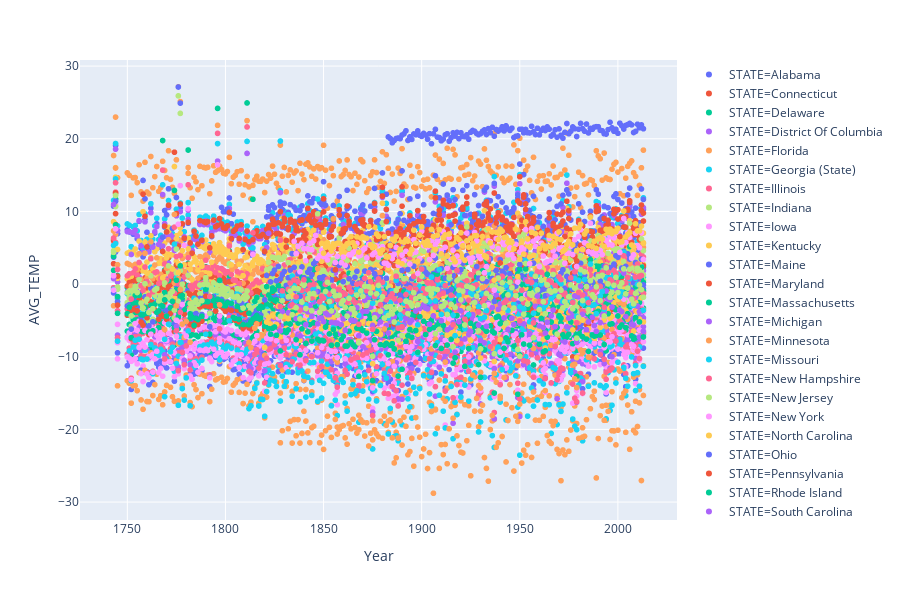

Write notebook code for a chart like this one.
### Code cell
query1 = """SELECT strftime('%Y',DATE)Year, AVG_TEMP, STATE
            FROM STATE
            WHERE AVG_TEMP != '' and COUNTRY== 'United States'
            GROUP BY Year,STATE"""
import plotly.express as px
df_United_states=pd.read_sql(query1, con = conn)
tips = px.data.tips()
fig = px.scatter(df_United_states, x="Year", y="AVG_TEMP", color="STATE",trendline="OLS")
fig.show()

### Figure 1 — Plotly figure (JSON) as saved in the notebook; plotly's stock layout.template omitted (floating-point values rounded to 4 significant figures; data arrays with more than 128 entries replaced by an {"elided": "..."} marker saying what was removed)
{"data": [{"hoverlabel": {"namelength": 0}, "hovertemplate": "STATE=Alabama<br>Year=%{x}<br>AVG_TEMP=%{y}", "legendgroup": "STATE=Alabama", "marker": {"color": "#636efa", "symbol": "circle"}, "mode": "markers", "name": "STATE=Alabama", "showlegend": true, "type": "scattergl", "x": {"elided": "266 str values"}, "xaxis": "x", "y": {"elided": "266 float values"}, "yaxis": "y"}, {"hoverlabel": {"namelength": 0}, "hovertemplate": "STATE=Alabama", "legendgroup": "STATE=Alabama", "marker": {"color": "#636efa", "symbol": "circle"}, "mode": "lines", "name": "STATE=Alabama", "showlegend": false, "type": "scattergl", "xaxis": "x", "yaxis": "y"}, {"hoverlabel": {"namelength": 0}, "hovertemplate": "STATE=Connecticut<br>Year=%{x}<br>AVG_TEMP=%{y}", "legendgroup": "STATE=Connecticut", "marker": {"color": "#EF553B", "symbol": "circle"}, "mode": "markers", "name": "STATE=Connecticut", "showlegend": true, "type": "scattergl", "x": {"elided": "266 str values"}, "xaxis": "x", "y": {"elided": "266 float values"}, "yaxis": "y"}, {"hoverlabel": {"namelength": 0}, "hovertemplate": "STATE=Connecticut", "legendgroup": "STATE=Connecticut", "marker": {"color": "#EF553B", "symbol": "circle"}, "mode": "lines", "name": "STATE=Connecticut", "showlegend": false, "type": "scattergl", "xaxis": "x", "yaxis": "y"}, {"hoverlabel": {"namelength": 0}, "hovertemplate": "STATE=Delaware<br>Year=%{x}<br>AVG_TEMP=%{y}", "legendgroup": "STATE=Delaware", "marker": {"color": "#00cc96", "symbol": "circle"}, "mode": "markers", "name": "STATE=Delaware", "showlegend": true, "type": "scattergl", "x": {"elided": "266 str values"}, "xaxis": "x", "y": {"elided": "266 float values"}, "yaxis": "y"}, {"hoverlabel": {"namelength": 0}, "hovertemplate": "STATE=Delaware", "legendgroup": "STATE=Delaware", "marker": {"color": "#00cc96", "symbol": "circle"}, "mode": "lines", "name": "STATE=Delaware", "showlegend": false, "type": "scattergl", "xaxis": "x", "yaxis": "y"}, {"hoverlabel": {"namelength": 0}, "hovertemplate": "STATE=District Of Columbia<br>Year=%{x}<br>AVG_TEMP=%{y}", "legendgroup": "STATE=District Of Columbia", "marker": {"color": "#ab63fa", "symbol": "circle"}, "mode": "markers", "name": "STATE=District Of Columbia", "showlegend": true, "type": "scattergl", "x": {"elided": "266 str values"}, "xaxis": "x", "y": {"elided": "266 float values"}, "yaxis": "y"}, {"hoverlabel": {"namelength": 0}, "hovertemplate": "STATE=District Of Columbia", "legendgroup": "STATE=District Of Columbia", "marker": {"color": "#ab63fa", "symbol": "circle"}, "mode": "lines", "name": "STATE=District Of Columbia", "showlegend": false, "type": "scattergl", "xaxis": "x", "yaxis": "y"}, {"hoverlabel": {"namelength": 0}, "hovertemplate": "STATE=Florida<br>Year=%{x}<br>AVG_TEMP=%{y}", "legendgroup": "STATE=Florida", "marker": {"color": "#FFA15A", "symbol": "circle"}, "mode": "markers", "name": "STATE=Florida", "showlegend": true, "type": "scattergl", "x": {"elided": "264 str values"}, "xaxis": "x", "y": {"elided": "264 float values"}, "yaxis": "y"}, {"hoverlabel": {"namelength": 0}, "hovertemplate": "STATE=Florida", "legendgroup": "STATE=Florida", "marker": {"color": "#FFA15A", "symbol": "circle"}, "mode": "lines", "name": "STATE=Florida", "showlegend": false, "type": "scattergl", "xaxis": "x", "yaxis": "y"}, {"hoverlabel": {"namelength": 0}, "hovertemplate": "STATE=Georgia (State)<br>Year=%{x}<br>AVG_TEMP=%{y}", "legendgroup": "STATE=Georgia (State)", "marker": {"color": "#19d3f3", "symbol": "circle"}, "mode": "markers", "name": "STATE=Georgia (State)", "showlegend": true, "type": "scattergl", "x": {"elided": "266 str values"}, "xaxis": "x", "y": {"elided": "266 float values"}, "yaxis": "y"}, {"hoverlabel": {"namelength": 0}, "hovertemplate": "STATE=Georgia (State)", "legendgroup": "STATE=Georgia (State)", "marker": {"color": "#19d3f3", "symbol": "circle"}, "mode": "lines", "name": "STATE=Georgia (State)", "showlegend": false, "type": "scattergl", "xaxis": "x", "yaxis": "y"}, {"hoverlabel": {"namelength": 0}, "hovertemplate": "STATE=Illinois<br>Year=%{x}<br>AVG_TEMP=%{y}", "legendgroup": "STATE=Illinois", "marker": {"color": "#FF6692", "symbol": "circle"}, "mode": "markers", "name": "STATE=Illinois", "showlegend": true, "type": "scattergl", "x": {"elided": "267 str values"}, "xaxis": "x", "y": {"elided": "267 float values"}, "yaxis": "y"}, {"hoverlabel": {"namelength": 0}, "hovertemplate": "STATE=Illinois", "legendgroup": "STATE=Illinois", "marker": {"color": "#FF6692", "symbol": "circle"}, "mode": "lines", "name": "STATE=Illinois", "showlegend": false, "type": "scattergl", "xaxis": "x", "yaxis": "y"}, {"hoverlabel": {"namelength": 0}, "hovertemplate": "STATE=Indiana<br>Year=%{x}<br>AVG_TEMP=%{y}", "legendgroup": "STATE=Indiana", "marker": {"color": "#B6E880", "symbol": "circle"}, "mode": "markers", "name": "STATE=Indiana", "showlegend": true, "type": "scattergl", "x": {"elided": "266 str values"}, "xaxis": "x", "y": {"elided": "266 float values"}, "yaxis": "y"}, {"hoverlabel": {"namelength": 0}, "hovertemplate": "STATE=Indiana", "legendgroup": "STATE=Indiana", "marker": {"color": "#B6E880", "symbol": "circle"}, "mode": "lines", "name": "STATE=Indiana", "showlegend": false, "type": "scattergl", "xaxis": "x", "yaxis": "y"}, {"hoverlabel": {"namelength": 0}, "hovertemplate": "STATE=Iowa<br>Year=%{x}<br>AVG_TEMP=%{y}", "legendgroup": "STATE=Iowa", "marker": {"color": "#FF97FF", "symbol": "circle"}, "mode": "markers", "name": "STATE=Iowa", "showlegend": true, "type": "scattergl", "x": {"elided": "267 str values"}, "xaxis": "x", "y": {"elided": "267 float values"}, "yaxis": "y"}, {"hoverlabel": {"namelength": 0}, "hovertemplate": "STATE=Iowa", "legendgroup": "STATE=Iowa", "marker": {"color": "#FF97FF", "symbol": "circle"}, "mode": "lines", "name": "STATE=Iowa", "showlegend": false, "type": "scattergl", "xaxis": "x", "yaxis": "y"}, {"hoverlabel": {"namelength": 0}, "hovertemplate": "STATE=Kentucky<br>Year=%{x}<br>AVG_TEMP=%{y}", "legendgroup": "STATE=Kentucky", "marker": {"color": "#FECB52", "symbol": "circle"}, "mode": "markers", "name": "STATE=Kentucky", "showlegend": true, "type": "scattergl", "x": {"elided": "266 str values"}, "xaxis": "x", "y": {"elided": "266 float values"}, "yaxis": "y"}, {"hoverlabel": {"namelength": 0}, "hovertemplate": "STATE=Kentucky", "legendgroup": "STATE=Kentucky", "marker": {"color": "#FECB52", "symbol": "circle"}, "mode": "lines", "name": "STATE=Kentucky", "showlegend": false, "type": "scattergl", "xaxis": "x", "yaxis": "y"}, {"hoverlabel": {"namelength": 0}, "hovertemplate": "STATE=Maine<br>Year=%{x}<br>AVG_TEMP=%{y}", "legendgroup": "STATE=Maine", "marker": {"color": "#636efa", "symbol": "circle"}, "mode": "markers", "name": "STATE=Maine", "showlegend": true, "type": "scattergl", "x": {"elided": "266 str values"}, "xaxis": "x", "y": {"elided": "266 float values"}, "yaxis": "y"}, {"hoverlabel": {"namelength": 0}, "hovertemplate": "STATE=Maine", "legendgroup": "STATE=Maine", "marker": {"color": "#636efa", "symbol": "circle"}, "mode": "lines", "name": "STATE=Maine", "showlegend": false, "type": "scattergl", "xaxis": "x", "yaxis": "y"}, {"hoverlabel": {"namelength": 0}, "hovertemplate": "STATE=Maryland<br>Year=%{x}<br>AVG_TEMP=%{y}", "legendgroup": "STATE=Maryland", "marker": {"color": "#EF553B", "symbol": "circle"}, "mode": "markers", "name": "STATE=Maryland", "showlegend": true, "type": "scattergl", "x": {"elided": "266 str values"}, "xaxis": "x", "y": {"elided": "266 float values"}, "yaxis": "y"}, {"hoverlabel": {"namelength": 0}, "hovertemplate": "STATE=Maryland", "legendgroup": "STATE=Maryland", "marker": {"color": "#EF553B", "symbol": "circle"}, "mode": "lines", "name": "STATE=Maryland", "showlegend": false, "type": "scattergl", "xaxis": "x", "yaxis": "y"}, {"hoverlabel": {"namelength": 0}, "hovertemplate": "STATE=Massachusetts<br>Year=%{x}<br>AVG_TEMP=%{y}", "legendgroup": "STATE=Massachusetts", "marker": {"color": "#00cc96", "symbol": "circle"}, "mode": "markers", "name": "STATE=Massachusetts", "showlegend": true, "type": "scattergl", "x": {"elided": "266 str values"}, "xaxis": "x", "y": {"elided": "266 float values"}, "yaxis": "y"}, {"hoverlabel": {"namelength": 0}, "hovertemplate": "STATE=Massachusetts", "legendgroup": "STATE=Massachusetts", "marker": {"color": "#00cc96", "symbol": "circle"}, "mode": "lines", "name": "STATE=Massachusetts", "showlegend": false, "type": "scattergl", "xaxis": "x", "yaxis": "y"}, {"hoverlabel": {"namelength": 0}, "hovertemplate": "STATE=Michigan<br>Year=%{x}<br>AVG_TEMP=%{y}", "legendgroup": "STATE=Michigan", "marker": {"color": "#ab63fa", "symbol": "circle"}, "mode": "markers", "name": "STATE=Michigan", "showlegend": true, "type": "scattergl", "x": {"elided": "267 str values"}, "xaxis": "x", "y": {"elided": "267 float values"}, "yaxis": "y"}, {"hoverlabel": {"namelength": 0}, "hovertemplate": "STATE=Michigan", "legendgroup": "STATE=Michigan", "marker": {"color": "#ab63fa", "symbol": "circle"}, "mode": "lines", "name": "STATE=Michigan", "showlegend": false, "type": "scattergl", "xaxis": "x", "yaxis": "y"}, {"hoverlabel": {"namelength": 0}, "hovertemplate": "STATE=Minnesota<br>Year=%{x}<br>AVG_TEMP=%{y}", "legendgroup": "STATE=Minnesota", "marker": {"color": "#FFA15A", "symbol": "circle"}, "mode": "markers", "name": "STATE=Minnesota", "showlegend": true, "type": "scattergl", "x": {"elided": "267 str values"}, "xaxis": "x", "y": {"elided": "267 float values"}, "yaxis": "y"}, {"hoverlabel": {"namelength": 0}, "hovertemplate": "STATE=Minnesota", "legendgroup": "STATE=Minnesota", "marker": {"color": "#FFA15A", "symbol": "circle"}, "mode": "lines", "name": "STATE=Minnesota", "showlegend": false, "type": "scattergl", "xaxis": "x", "yaxis": "y"}, {"hoverlabel": {"namelength": 0}, "hovertemplate": "STATE=Missouri<br>Year=%{x}<br>AVG_TEMP=%{y}", "legendgroup": "STATE=Missouri", "marker": {"color": "#19d3f3", "symbol": "circle"}, "mode": "markers", "name": "STATE=Missouri", "showlegend": true, "type": "scattergl", "x": {"elided": "266 str values"}, "xaxis": "x", "y": {"elided": "266 float values"}, "yaxis": "y"}, {"hoverlabel": {"namelength": 0}, "hovertemplate": "STATE=Missouri", "legendgroup": "STATE=Missouri", "marker": {"color": "#19d3f3", "symbol": "circle"}, "mode": "lines", "name": "STATE=Missouri", "showlegend": false, "type": "scattergl", "xaxis": "x", "yaxis": "y"}, {"hoverlabel": {"namelength": 0}, "hovertemplate": "STATE=New Hampshire<br>Year=%{x}<br>AVG_TEMP=%{y}", "legendgroup": "STATE=New Hampshire", "marker": {"color": "#FF6692", "symbol": "circle"}, "mode": "markers", "name": "STATE=New Hampshire", "showlegend": true, "type": "scattergl", "x": {"elided": "266 str values"}, "xaxis": "x", "y": {"elided": "266 float values"}, "yaxis": "y"}, {"hoverlabel": {"namelength": 0}, "hovertemplate": "STATE=New Hampshire", "legendgroup": "STATE=New Hampshire", "marker": {"color": "#FF6692", "symbol": "circle"}, "mode": "lines", "name": "STATE=New Hampshire", "showlegend": false, "type": "scattergl", "xaxis": "x", "yaxis": "y"}, {"hoverlabel": {"namelength": 0}, "hovertemplate": "STATE=New Jersey<br>Year=%{x}<br>AVG_TEMP=%{y}", "legendgroup": "STATE=New Jersey", "marker": {"color": "#B6E880", "symbol": "circle"}, "mode": "markers", "name": "STATE=New Jersey", "showlegend": true, "type": "scattergl", "x": {"elided": "266 str values"}, "xaxis": "x", "y": {"elided": "266 float values"}, "yaxis": "y"}, {"hoverlabel": {"namelength": 0}, "hovertemplate": "STATE=New Jersey", "legendgroup": "STATE=New Jersey", "marker": {"color": "#B6E880", "symbol": "circle"}, "mode": "lines", "name": "STATE=New Jersey", "showlegend": false, "type": "scattergl", "xaxis": "x", "yaxis": "y"}, {"hoverlabel": {"namelength": 0}, "hovertemplate": "STATE=New York<br>Year=%{x}<br>AVG_TEMP=%{y}", "legendgroup": "STATE=New York", "marker": {"color": "#FF97FF", "symbol": "circle"}, "mode": "markers", "name": "STATE=New York", "showlegend": true, "type": "scattergl", "x": {"elided": "266 str values"}, "xaxis": "x", "y": {"elided": "266 float values"}, "yaxis": "y"}, {"hoverlabel": {"namelength": 0}, "hovertemplate": "STATE=New York", "legendgroup": "STATE=New York", "marker": {"color": "#FF97FF", "symbol": "circle"}, "mode": "lines", "name": "STATE=New York", "showlegend": false, "type": "scattergl", "xaxis": "x", "yaxis": "y"}, {"hoverlabel": {"namelength": 0}, "hovertemplate": "STATE=North Carolina<br>Year=%{x}<br>AVG_TEMP=%{y}", "legendgroup": "STATE=North Carolina", "marker": {"color": "#FECB52", "symbol": "circle"}, "mode": "markers", "name": "STATE=North Carolina", "showlegend": true, "type": "scattergl", "x": {"elided": "266 str values"}, "xaxis": "x", "y": {"elided": "266 float values"}, "yaxis": "y"}, {"hoverlabel": {"namelength": 0}, "hovertemplate": "STATE=North Carolina", "legendgroup": "STATE=North Carolina", "marker": {"color": "#FECB52", "symbol": "circle"}, "mode": "lines", "name": "STATE=North Carolina", "showlegend": false, "type": "scattergl", "xaxis": "x", "yaxis": "y"}, {"hoverlabel": {"namelength": 0}, "hovertemplate": "STATE=Ohio<br>Year=%{x}<br>AVG_TEMP=%{y}", "legendgroup": "STATE=Ohio", "marker": {"color": "#636efa", "symbol": "circle"}, "mode": "markers", "name": "STATE=Ohio", "showlegend": true, "type": "scattergl", "x": {"elided": "266 str values"}, "xaxis": "x", "y": {"elided": "266 float values"}, "yaxis": "y"}, {"hoverlabel": {"namelength": 0}, "hovertemplate": "STATE=Ohio", "legendgroup": "STATE=Ohio", "marker": {"color": "#636efa", "symbol": "circle"}, "mode": "lines", "name": "STATE=Ohio", "showlegend": false, "type": "scattergl", "xaxis": "x", "yaxis": "y"}, {"hoverlabel": {"namelength": 0}, "hovertemplate": "STATE=Pennsylvania<br>Year=%{x}<br>AVG_TEMP=%{y}", "legendgroup": "STATE=Pennsylvania", "marker": {"color": "#EF553B", "symbol": "circle"}, "mode": "markers", "name": "STATE=Pennsylvania", "showlegend": true, "type": "scattergl", "x": {"elided": "266 str values"}, "xaxis": "x", "y": {"elided": "266 float values"}, "yaxis": "y"}, {"hoverlabel": {"namelength": 0}, "hovertemplate": "STATE=Pennsylvania", "legendgroup": "STATE=Pennsylvania", "marker": {"color": "#EF553B", "symbol": "circle"}, "mode": "lines", "name": "STATE=Pennsylvania", "showlegend": false, "type": "scattergl", "xaxis": "x", "yaxis": "y"}, {"hoverlabel": {"namelength": 0}, "hovertemplate": "STATE=Rhode Island<br>Year=%{x}<br>AVG_TEMP=%{y}", "legendgroup": "STATE=Rhode Island", "marker": {"color": "#00cc96", "symbol": "circle"}, "mode": "markers", "name": "STATE=Rhode Island", "showlegend": true, "type": "scattergl", "x": {"elided": "266 str values"}, "xaxis": "x", "y": {"elided": "266 float values"}, "yaxis": "y"}, {"hoverlabel": {"namelength": 0}, "hovertemplate": "STATE=Rhode Island", "legendgroup": "STATE=Rhode Island", "marker": {"color": "#00cc96", "symbol": "circle"}, "mode": "lines", "name": "STATE=Rhode Island", "showlegend": false, "type": "scattergl", "xaxis": "x", "yaxis": "y"}, {"hoverlabel": {"namelength": 0}, "hovertemplate": "STATE=South Carolina<br>Year=%{x}<br>AVG_TEMP=%{y}", "legendgroup": "STATE=South Carolina", "marker": {"color": "#ab63fa", "symbol": "circle"}, "mode": "markers", "name": "STATE=South Carolina", "showlegend": true, "type": "scattergl", "x": {"elided": "266 str values"}, "xaxis": "x", "y": {"elided": "266 float values"}, "yaxis": "y"}, {"hoverlabel": {"namelength": 0}, "hovertemplate": "STATE=South Carolina", "legendgroup": "STATE=South Carolina", "marker": {"color": "#ab63fa", "symbol": "circle"}, "mode": "lines", "name": "STATE=South Carolina", "showlegend": false, "type": "scattergl", "xaxis": "x", "yaxis": "y"}, {"hoverlabel": {"namelength": 0}, "hovertemplate": "STATE=Tennessee<br>Year=%{x}<br>AVG_TEMP=%{y}", "legendgroup": "STATE=Tennessee", "marker": {"color": "#FFA15A", "symbol": "circle"}, "mode": "markers", "name": "STATE=Tennessee", "showlegend": true, "type": "scattergl", "x": {"elided": "266 str values"}, "xaxis": "x", "y": {"elided": "266 float values"}, "yaxis": "y"}, {"hoverlabel": {"namelength": 0}, "hovertemplate": "STATE=Tennessee", "legendgroup": "STATE=Tennessee", "marker": {"color": "#FFA15A", "symbol": "circle"}, "mode": "lines", "name": "STATE=Tennessee", "showlegend": false, "type": "scattergl", "xaxis": "x", "yaxis": "y"}, {"hoverlabel": {"namelength": 0}, "hovertemplate": "STATE=Vermont<br>Year=%{x}<br>AVG_TEMP=%{y}", "legendgroup": "STATE=Vermont", "marker": {"color": "#19d3f3", "symbol": "circle"}, "mode": "markers", "name": "STATE=Vermont", "showlegend": true, "type": "scattergl", "x": {"elided": "266 str values"}, "xaxis": "x", "y": {"elided": "266 float values"}, "yaxis": "y"}, {"hoverlabel": {"namelength": 0}, "hovertemplate": "STATE=Vermont", "legendgroup": "STATE=Vermont", "marker": {"color": "#19d3f3", "symbol": "circle"}, "mode": "lines", "name": "STATE=Vermont", "showlegend": false, "type": "scattergl", "xaxis": "x", "yaxis": "y"}, {"hoverlabel": {"namelength": 0}, "hovertemplate": "STATE=Virginia<br>Year=%{x}<br>AVG_TEMP=%{y}", "legendgroup": "STATE=Virginia", "marker": {"color": "#FF6692", "symbol": "circle"}, "mode": "markers", "name": "STATE=Virginia", "showlegend": true, "type": "scattergl", "x": {"elided": "266 str values"}, "xaxis": "x", "y": {"elided": "266 float values"}, "yaxis": "y"}, {"hoverlabel": {"namelength": 0}, "hovertemplate": "STATE=Virginia", "legendgroup": "STATE=Virginia", "marker": {"color": "#FF6692", "symbol": "circle"}, "mode": "lines", "name": "STATE=Virginia", "showlegend": false, "type": "scattergl", "xaxis": "x", "yaxis": "y"}, {"hoverlabel": {"namelength": 0}, "hovertemplate": "STATE=West Virginia<br>Year=%{x}<br>AVG_TEMP=%{y}", "legendgroup": "STATE=West Virginia", "marker": {"color": "#B6E880", "symbol": "circle"}, "mode": "markers", "name": "STATE=West Virginia", "showlegend": true, "type": "scattergl", "x": {"elided": "266 str values"}, "xaxis": "x", "y": {"elided": "266 float values"}, "yaxis": "y"}, {"hoverlabel": {"namelength": 0}, "hovertemplate": "STATE=West Virginia", "legendgroup": "STATE=West Virginia", "marker": {"color": "#B6E880", "symbol": "circle"}, "mode": "lines", "name": "STATE=West Virginia", "showlegend": false, "type": "scattergl", "xaxis": "x", "yaxis": "y"}, {"hoverlabel": {"namelength": 0}, "hovertemplate": "STATE=Wisconsin<br>Year=%{x}<br>AVG_TEMP=%{y}", "legendgroup": "STATE=Wisconsin", "marker": {"color": "#FF97FF", "symbol": "circle"}, "mode": "markers", "name": "STATE=Wisconsin", "showlegend": true, "type": "scattergl", "x": {"elided": "267 str values"}, "xaxis": "x", "y": {"elided": "267 float values"}, "yaxis": "y"}, {"hoverlabel": {"namelength": 0}, "hovertemplate": "STATE=Wisconsin", "legendgroup": "STATE=Wisconsin", "marker": {"color": "#FF97FF", "symbol": "circle"}, "mode": "lines", "name": "STATE=Wisconsin", "showlegend": false, "type": "scattergl", "xaxis": "x", "yaxis": "y"}, {"hoverlabel": {"namelength": 0}, "hovertemplate": "STATE=Arkansas<br>Year=%{x}<br>AVG_TEMP=%{y}", "legendgroup": "STATE=Arkansas", "marker": {"color": "#FECB52", "symbol": "circle"}, "mode": "markers", "name": "STATE=Arkansas", "showlegend": true, "type": "scattergl", "x": {"elided": "247 str values"}, "xaxis": "x", "y": {"elided": "247 float values"}, "yaxis": "y"}, {"hoverlabel": {"namelength": 0}, "hovertemplate": "STATE=Arkansas", "legendgroup": "STATE=Arkansas", "marker": {"color": "#FECB52", "symbol": "circle"}, "mode": "lines", "name": "STATE=Arkansas", "showlegend": false, "type": "scattergl", "xaxis": "x", "yaxis": "y"}, {"hoverlabel": {"namelength": 0}, "hovertemplate": "STATE=Louisiana<br>Year=%{x}<br>AVG_TEMP=%{y}", "legendgroup": "STATE=Louisiana", "marker": {"color": "#636efa", "symbol": "circle"}, "mode": "markers", "name": "STATE=Louisiana", "showlegend": true, "type": "scattergl", "x": {"elided": "212 str values"}, "xaxis": "x", "y": {"elided": "212 float values"}, "yaxis": "y"}, {"hoverlabel": {"namelength": 0}, "hovertemplate": "STATE=Louisiana", "legendgroup": "STATE=Louisiana", "marker": {"color": "#636efa", "symbol": "circle"}, "mode": "lines", "name": "STATE=Louisiana", "showlegend": false, "type": "scattergl", "xaxis": "x", "yaxis": "y"}, {"hoverlabel": {"namelength": 0}, "hovertemplate": "STATE=Mississippi<br>Year=%{x}<br>AVG_TEMP=%{y}", "legendgroup": "STATE=Mississippi", "marker": {"color": "#EF553B", "symbol": "circle"}, "mode": "markers", "name": "STATE=Mississippi", "showlegend": true, "type": "scattergl", "x": {"elided": "247 str values"}, "xaxis": "x", "y": {"elided": "247 float values"}, "yaxis": "y"}, {"hoverlabel": {"namelength": 0}, "hovertemplate": "STATE=Mississippi", "legendgroup": "STATE=Mississippi", "marker": {"color": "#EF553B", "symbol": "circle"}, "mode": "lines", "name": "STATE=Mississippi", "showlegend": false, "type": "scattergl", "xaxis": "x", "yaxis": "y"}, {"hoverlabel": {"namelength": 0}, "hovertemplate": "STATE=Kansas<br>Year=%{x}<br>AVG_TEMP=%{y}", "legendgroup": "STATE=Kansas", "marker": {"color": "#00cc96", "symbol": "circle"}, "mode": "markers", "name": "STATE=Kansas", "showlegend": true, "type": "scattergl", "x": {"elided": "215 str values"}, "xaxis": "x", "y": {"elided": "215 float values"}, "yaxis": "y"}, {"hoverlabel": {"namelength": 0}, "hovertemplate": "STATE=Kansas", "legendgroup": "STATE=Kansas", "marker": {"color": "#00cc96", "symbol": "circle"}, "mode": "lines", "name": "STATE=Kansas", "showlegend": false, "type": "scattergl", "xaxis": "x", "yaxis": "y"}, {"hoverlabel": {"namelength": 0}, "hovertemplate": "STATE=Montana<br>Year=%{x}<br>AVG_TEMP=%{y}", "legendgroup": "STATE=Montana", "marker": {"color": "#ab63fa", "symbol": "circle"}, "mode": "markers", "name": "STATE=Montana", "showlegend": true, "type": "scattergl", "x": {"elided": "216 str values"}, "xaxis": "x", "y": {"elided": "216 float values"}, "yaxis": "y"}, {"hoverlabel": {"namelength": 0}, "hovertemplate": "STATE=Montana", "legendgroup": "STATE=Montana", "marker": {"color": "#ab63fa", "symbol": "circle"}, "mode": "lines", "name": "STATE=Montana", "showlegend": false, "type": "scattergl", "xaxis": "x", "yaxis": "y"}, {"hoverlabel": {"namelength": 0}, "hovertemplate": "STATE=Nebraska<br>Year=%{x}<br>AVG_TEMP=%{y}", "legendgroup": "STATE=Nebraska", "marker": {"color": "#FFA15A", "symbol": "circle"}, "mode": "markers", "name": "STATE=Nebraska", "showlegend": true, "type": "scattergl", "x": {"elided": "216 str values"}, "xaxis": "x", "y": {"elided": "216 float values"}, "yaxis": "y"}, {"hoverlabel": {"namelength": 0}, "hovertemplate": "STATE=Nebraska", "legendgroup": "STATE=Nebraska", "marker": {"color": "#FFA15A", "symbol": "circle"}, "mode": "lines", "name": "STATE=Nebraska", "showlegend": false, "type": "scattergl", "xaxis": "x", "yaxis": "y"}, {"hoverlabel": {"namelength": 0}, "hovertemplate": "STATE=North Dakota<br>Year=%{x}<br>AVG_TEMP=%{y}", "legendgroup": "STATE=North Dakota", "marker": {"color": "#19d3f3", "symbol": "circle"}, "mode": "markers", "name": "STATE=North Dakota", "showlegend": true, "type": "scattergl", "x": {"elided": "216 str values"}, "xaxis": "x", "y": {"elided": "216 float values"}, "yaxis": "y"}, {"hoverlabel": {"namelength": 0}, "hovertemplate": "STATE=North Dakota", "legendgroup": "STATE=North Dakota", "marker": {"color": "#19d3f3", "symbol": "circle"}, "mode": "lines", "name": "STATE=North Dakota", "showlegend": false, "type": "scattergl", "xaxis": "x", "yaxis": "y"}, {"hoverlabel": {"namelength": 0}, "hovertemplate": "STATE=South Dakota<br>Year=%{x}<br>AVG_TEMP=%{y}", "legendgroup": "STATE=South Dakota", "marker": {"color": "#FF6692", "symbol": "circle"}, "mode": "markers", "name": "STATE=South Dakota", "showlegend": true, "type": "scattergl", "x": {"elided": "216 str values"}, "xaxis": "x", "y": {"elided": "216 float values"}, "yaxis": "y"}, {"hoverlabel": {"namelength": 0}, "hovertemplate": "STATE=South Dakota", "legendgroup": "STATE=South Dakota", "marker": {"color": "#FF6692", "symbol": "circle"}, "mode": "lines", "name": "STATE=South Dakota", "showlegend": false, "type": "scattergl", "xaxis": "x", "yaxis": "y"}, {"hoverlabel": {"namelength": 0}, "hovertemplate": "STATE=Oklahoma<br>Year=%{x}<br>AVG_TEMP=%{y}", "legendgroup": "STATE=Oklahoma", "marker": {"color": "#B6E880", "symbol": "circle"}, "mode": "markers", "name": "STATE=Oklahoma", "showlegend": true, "type": "scattergl", "x": {"elided": "197 str values"}, "xaxis": "x", "y": {"elided": "197 float values"}, "yaxis": "y"}, {"hoverlabel": {"namelength": 0}, "hovertemplate": "STATE=Oklahoma", "legendgroup": "STATE=Oklahoma", "marker": {"color": "#B6E880", "symbol": "circle"}, "mode": "lines", "name": "STATE=Oklahoma", "showlegend": false, "type": "scattergl", "xaxis": "x", "yaxis": "y"}, {"hoverlabel": {"namelength": 0}, "hovertemplate": "STATE=Wyoming<br>Year=%{x}<br>AVG_TEMP=%{y}", "legendgroup": "STATE=Wyoming", "marker": {"color": "#FF97FF", "symbol": "circle"}, "mode": "markers", "name": "STATE=Wyoming", "showlegend": true, "type": "scattergl", "x": {"elided": "207 str values"}, "xaxis": "x", "y": {"elided": "207 float values"}, "yaxis": "y"}, {"hoverlabel": {"namelength": 0}, "hovertemplate": "STATE=Wyoming", "legendgroup": "STATE=Wyoming", "marker": {"color": "#FF97FF", "symbol": "circle"}, "mode": "lines", "name": "STATE=Wyoming", "showlegend": false, "type": "scattergl", "xaxis": "x", "yaxis": "y"}, {"hoverlabel": {"namelength": 0}, "hovertemplate": "STATE=Colorado<br>Year=%{x}<br>AVG_TEMP=%{y}", "legendgroup": "STATE=Colorado", "marker": {"color": "#FECB52", "symbol": "circle"}, "mode": "markers", "name": "STATE=Colorado", "showlegend": true, "type": "scattergl", "x": {"elided": "194 str values"}, "xaxis": "x", "y": {"elided": "194 float values"}, "yaxis": "y"}, {"hoverlabel": {"namelength": 0}, "hovertemplate": "STATE=Colorado", "legendgroup": "STATE=Colorado", "marker": {"color": "#FECB52", "symbol": "circle"}, "mode": "lines", "name": "STATE=Colorado", "showlegend": false, "type": "scattergl", "xaxis": "x", "yaxis": "y"}, {"hoverlabel": {"namelength": 0}, "hovertemplate": "STATE=New Mexico<br>Year=%{x}<br>AVG_TEMP=%{y}", "legendgroup": "STATE=New Mexico", "marker": {"color": "#636efa", "symbol": "circle"}, "mode": "markers", "name": "STATE=New Mexico", "showlegend": true, "type": "scattergl", "x": {"elided": "194 str values"}, "xaxis": "x", "y": {"elided": "194 float values"}, "yaxis": "y"}, {"hoverlabel": {"namelength": 0}, "hovertemplate": "STATE=New Mexico", "legendgroup": "STATE=New Mexico", "marker": {"color": "#636efa", "symbol": "circle"}, "mode": "lines", "name": "STATE=New Mexico", "showlegend": false, "type": "scattergl", "xaxis": "x", "yaxis": "y"}, {"hoverlabel": {"namelength": 0}, "hovertemplate": "STATE=Texas<br>Year=%{x}<br>AVG_TEMP=%{y}", "legendgroup": "STATE=Texas", "marker": {"color": "#EF553B", "symbol": "circle"}, "mode": "markers", "name": "STATE=Texas", "showlegend": true, "type": "scattergl", "x": {"elided": "194 str values"}, "xaxis": "x", "y": {"elided": "194 float values"}, "yaxis": "y"}, {"hoverlabel": {"namelength": 0}, "hovertemplate": "STATE=Texas", "legendgroup": "STATE=Texas", "marker": {"color": "#EF553B", "symbol": "circle"}, "mode": "lines", "name": "STATE=Texas", "showlegend": false, "type": "scattergl", "xaxis": "x", "yaxis": "y"}, {"hoverlabel": {"namelength": 0}, "hovertemplate": "STATE=Idaho<br>Year=%{x}<br>AVG_TEMP=%{y}", "legendgroup": "STATE=Idaho", "marker": {"color": "#00cc96", "symbol": "circle"}, "mode": "markers", "name": "STATE=Idaho", "showlegend": true, "type": "scattergl", "x": {"elided": "193 str values"}, "xaxis": "x", "y": {"elided": "193 float values"}, "yaxis": "y"}, {"hoverlabel": {"namelength": 0}, "hovertemplate": "STATE=Idaho", "legendgroup": "STATE=Idaho", "marker": {"color": "#00cc96", "symbol": "circle"}, "mode": "lines", "name": "STATE=Idaho", "showlegend": false, "type": "scattergl", "xaxis": "x", "yaxis": "y"}, {"hoverlabel": {"namelength": 0}, "hovertemplate": "STATE=Utah<br>Year=%{x}<br>AVG_TEMP=%{y}", "legendgroup": "STATE=Utah", "marker": {"color": "#ab63fa", "symbol": "circle"}, "mode": "markers", "name": "STATE=Utah", "showlegend": true, "type": "scattergl", "x": {"elided": "185 str values"}, "xaxis": "x", "y": {"elided": "185 float values"}, "yaxis": "y"}, {"hoverlabel": {"namelength": 0}, "hovertemplate": "STATE=Utah", "legendgroup": "STATE=Utah", "marker": {"color": "#ab63fa", "symbol": "circle"}, "mode": "lines", "name": "STATE=Utah", "showlegend": false, "type": "scattergl", "xaxis": "x", "yaxis": "y"}, {"hoverlabel": {"namelength": 0}, "hovertemplate": "STATE=Alaska<br>Year=%{x}<br>AVG_TEMP=%{y}", "legendgroup": "STATE=Alaska", "marker": {"color": "#FFA15A", "symbol": "circle"}, "mode": "markers", "name": "STATE=Alaska", "showlegend": true, "type": "scattergl", "x": {"elided": "183 str values"}, "xaxis": "x", "y": {"elided": "183 float values"}, "yaxis": "y"}, {"hoverlabel": {"namelength": 0}, "hovertemplate": "STATE=Alaska", "legendgroup": "STATE=Alaska", "marker": {"color": "#FFA15A", "symbol": "circle"}, "mode": "lines", "name": "STATE=Alaska", "showlegend": false, "type": "scattergl", "xaxis": "x", "yaxis": "y"}, {"hoverlabel": {"namelength": 0}, "hovertemplate": "STATE=Nevada<br>Year=%{x}<br>AVG_TEMP=%{y}", "legendgroup": "STATE=Nevada", "marker": {"color": "#19d3f3", "symbol": "circle"}, "mode": "markers", "name": "STATE=Nevada", "showlegend": true, "type": "scattergl", "x": {"elided": "183 str values"}, "xaxis": "x", "y": {"elided": "183 float values"}, "yaxis": "y"}, {"hoverlabel": {"namelength": 0}, "hovertemplate": "STATE=Nevada", "legendgroup": "STATE=Nevada", "marker": {"color": "#19d3f3", "symbol": "circle"}, "mode": "lines", "name": "STATE=Nevada", "showlegend": false, "type": "scattergl", "xaxis": "x", "yaxis": "y"}, {"hoverlabel": {"namelength": 0}, "hovertemplate": "STATE=Oregon<br>Year=%{x}<br>AVG_TEMP=%{y}", "legendgroup": "STATE=Oregon", "marker": {"color": "#FF6692", "symbol": "circle"}, "mode": "markers", "name": "STATE=Oregon", "showlegend": true, "type": "scattergl", "x": {"elided": "183 str values"}, "xaxis": "x", "y": {"elided": "183 float values"}, "yaxis": "y"}, {"hoverlabel": {"namelength": 0}, "hovertemplate": "STATE=Oregon", "legendgroup": "STATE=Oregon", "marker": {"color": "#FF6692", "symbol": "circle"}, "mode": "lines", "name": "STATE=Oregon", "showlegend": false, "type": "scattergl", "xaxis": "x", "yaxis": "y"}, {"hoverlabel": {"namelength": 0}, "hovertemplate": "STATE=Washington<br>Year=%{x}<br>AVG_TEMP=%{y}", "legendgroup": "STATE=Washington", "marker": {"color": "#B6E880", "symbol": "circle"}, "mode": "markers", "name": "STATE=Washington", "showlegend": true, "type": "scattergl", "x": {"elided": "183 str values"}, "xaxis": "x", "y": {"elided": "183 float values"}, "yaxis": "y"}, {"hoverlabel": {"namelength": 0}, "hovertemplate": "STATE=Washington", "legendgroup": "STATE=Washington", "marker": {"color": "#B6E880", "symbol": "circle"}, "mode": "lines", "name": "STATE=Washington", "showlegend": false, "type": "scattergl", "xaxis": "x", "yaxis": "y"}, {"hoverlabel": {"namelength": 0}, "hovertemplate": "STATE=Arizona<br>Year=%{x}<br>AVG_TEMP=%{y}", "legendgroup": "STATE=Arizona", "marker": {"color": "#FF97FF", "symbol": "circle"}, "mode": "markers", "name": "STATE=Arizona", "showlegend": true, "type": "scattergl", "x": {"elided": "179 str values"}, "xaxis": "x", "y": {"elided": "179 float values"}, "yaxis": "y"}, {"hoverlabel": {"namelength": 0}, "hovertemplate": "STATE=Arizona", "legendgroup": "STATE=Arizona", "marker": {"color": "#FF97FF", "symbol": "circle"}, "mode": "lines", "name": "STATE=Arizona", "showlegend": false, "type": "scattergl", "xaxis": "x", "yaxis": "y"}, {"hoverlabel": {"namelength": 0}, "hovertemplate": "STATE=California<br>Year=%{x}<br>AVG_TEMP=%{y}", "legendgroup": "STATE=California", "marker": {"color": "#FECB52", "symbol": "circle"}, "mode": "markers", "name": "STATE=California", "showlegend": true, "type": "scattergl", "x": {"elided": "165 str values"}, "xaxis": "x", "y": {"elided": "165 float values"}, "yaxis": "y"}, {"hoverlabel": {"namelength": 0}, "hovertemplate": "STATE=California", "legendgroup": "STATE=California", "marker": {"color": "#FECB52", "symbol": "circle"}, "mode": "lines", "name": "STATE=California", "showlegend": false, "type": "scattergl", "xaxis": "x", "yaxis": "y"}, {"hoverlabel": {"namelength": 0}, "hovertemplate": "STATE=Hawaii<br>Year=%{x}<br>AVG_TEMP=%{y}", "legendgroup": "STATE=Hawaii", "marker": {"color": "#636efa", "symbol": "circle"}, "mode": "markers", "name": "STATE=Hawaii", "showlegend": true, "type": "scattergl", "x": {"elided": "131 str values"}, "xaxis": "x", "y": {"elided": "131 float values"}, "yaxis": "y"}, {"hoverlabel": {"namelength": 0}, "hovertemplate": "STATE=Hawaii", "legendgroup": "STATE=Hawaii", "marker": {"color": "#636efa", "symbol": "circle"}, "mode": "lines", "name": "STATE=Hawaii", "showlegend": false, "type": "scattergl", "xaxis": "x", "yaxis": "y"}], "layout": {"height": 600, "legend": {"tracegroupgap": 0}, "margin": {"t": 60}, "xaxis": {"anchor": "y", "domain": [0, 1], "title": {"text": "Year"}}, "yaxis": {"anchor": "x", "domain": [0, 1], "title": {"text": "AVG_TEMP"}}}}
